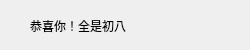
<?xml version="1.0" encoding="UTF-8"?>
<ui version="4.0">
 <class>win</class>
 <widget class="QDialog" name="win">
  <property name="geometry">
   <rect>
    <x>0</x>
    <y>0</y>
    <width>250</width>
    <height>50</height>
   </rect>
  </property>
  <property name="maximumSize">
   <size>
    <width>250</width>
    <height>50</height>
   </size>
  </property>
  <property name="windowTitle">
   <string>恭喜通关</string>
  </property>
  <widget class="QLabel" name="label">
   <property name="geometry">
    <rect>
     <x>30</x>
     <y>0</y>
     <width>241</width>
     <height>51</height>
    </rect>
   </property>
   <property name="text">
    <string>恭喜你！全是初八</string>
   </property>
   <property name="wordWrap">
    <bool>false</bool>
   </property>
  </widget>
 </widget>
 <resources/>
 <connections/>
</ui>
